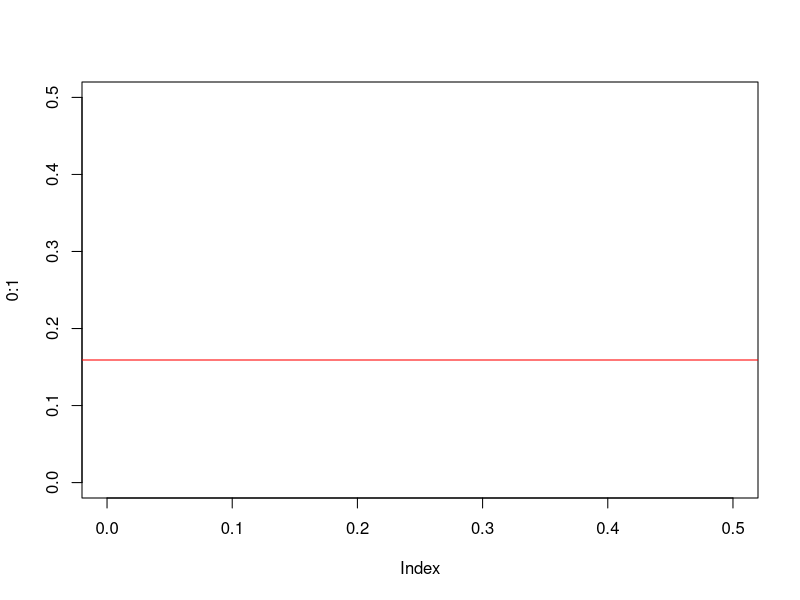
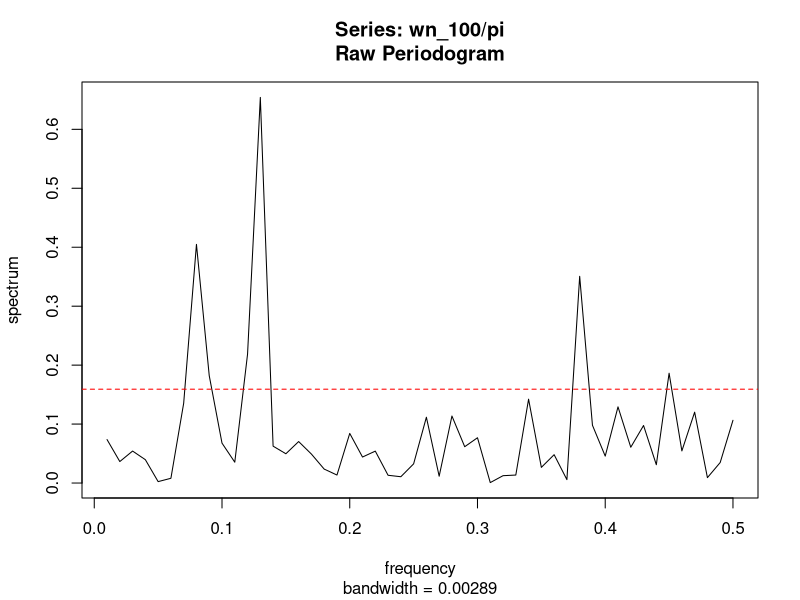
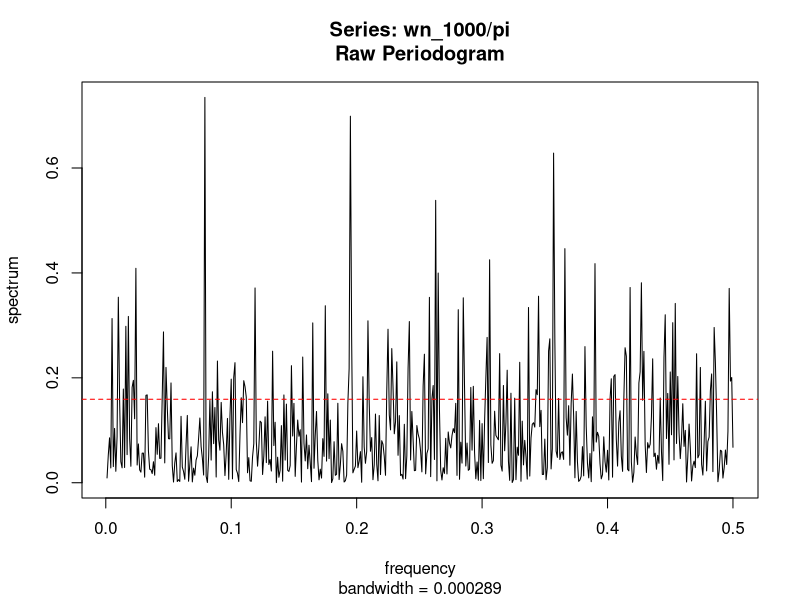
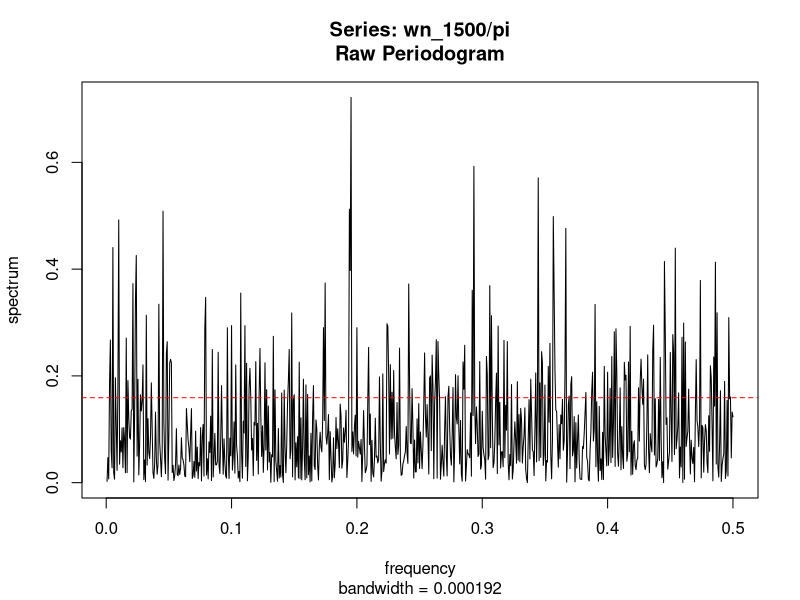
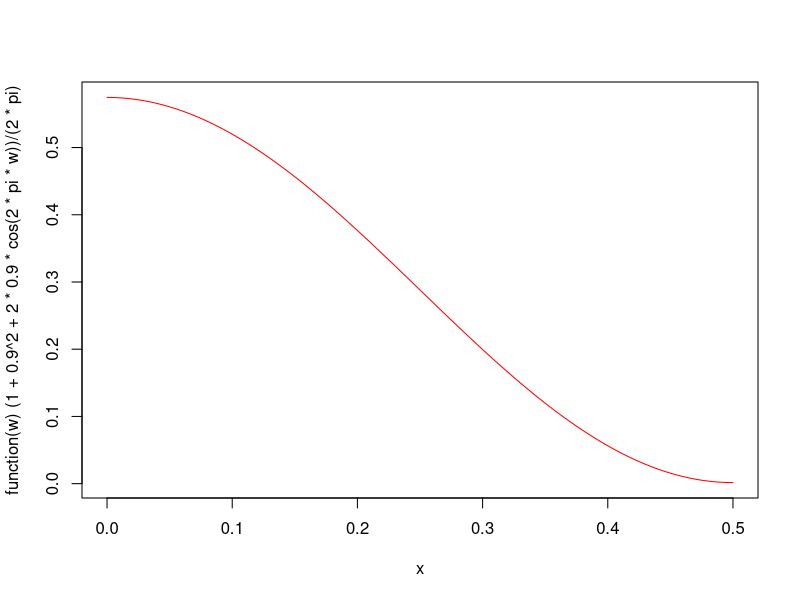
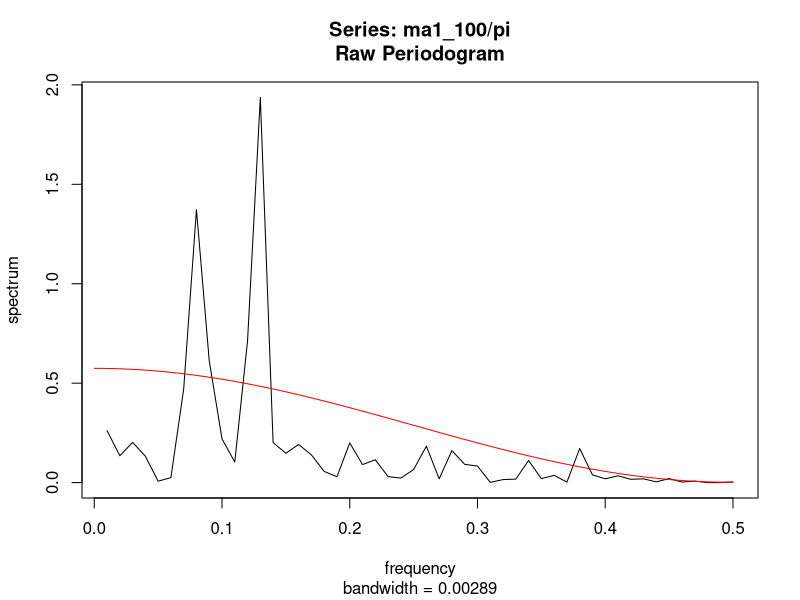
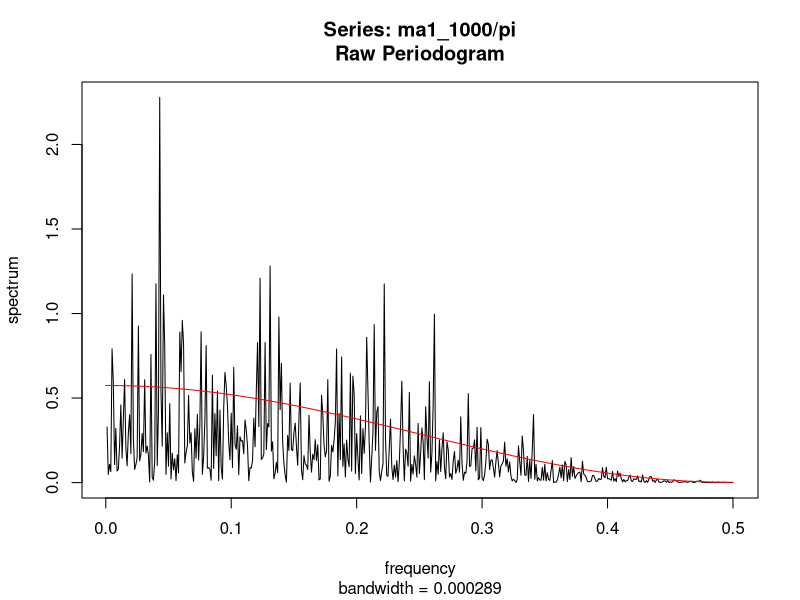
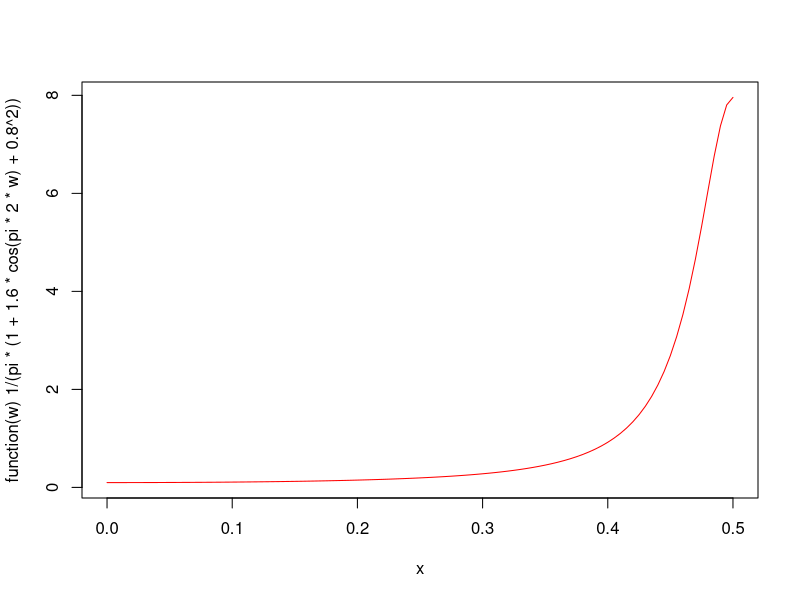

Write R code to recreate these figures, in order.
## ---- chunk 1
knitr::opts_chunk$set(echo = TRUE)
#if you do not have the package, type install.packages("name_of_the_package")
library(knitr)
library(tseries)
## ---- chunk 2
plot(0:1, type = "n", xlim = c(0, 0.5), ylim = c(0, 0.5))
abline(h = 1/(2*pi), v = NULL, col = "red", lty = 1)
## ---- chunk 3
set.seed(443)
wn_100 <- arima.sim(n = 100, list(ar = numeric(0)))
periodogram_100 <- spec.pgram(wn_100/pi, log = "no")
abline(h = 1/(2*pi), col = "red", lty = 2)
## ---- chunk 4
set.seed(443)
wn_1000 <- arima.sim(n = 1000, list(ar = numeric(0)))
periodogram_1000 <- spec.pgram(wn_1000/pi, log = "no")
abline(h = 1/(2*pi), col = "red", lty = 2)
## ---- chunk 5
set.seed(443)
wn_1500 <- arima.sim(n = 1500, list(ar = numeric(0)))
periodogram_1500 <- spec.pgram(wn_1500/pi, log = "no")
abline(h = 1/(2*pi), col = "red", lty = 2)
## ---- chunk 6
plot(function(w) (1 + 0.9^2 + 2 * 0.9 * cos(2 * pi * w)) / (2 * pi), from = 0, to = 0.5, col = "red")
## ---- chunk 7
set.seed(443)
ma1_100 <- arima.sim(n = 100, list(ma = 0.9))
periodogram_ma1_100 <- spec.pgram(ma1_100/pi, log = "no")
plot(function(w) (1 + 0.9^2 + 2 * 0.9 * cos(2 * pi * w)) / (2 * pi), from = 0, to = 0.5, col = "red", add = TRUE)

## ---- chunk 8
set.seed(42069)
ma1_1000 <- arima.sim(n = 1000, list(ma = 0.9))
periodogram_ma1_1000 <- spec.pgram(ma1_1000/pi, log = "no")
plot(function(w) (1 + 0.9^2 + 2 * 0.9 * cos(2 * pi * w)) / (2 * pi), from = 0, to = 0.5, col = "red", add = TRUE)

## ---- chunk 9
plot(function(w) 1/(pi*(1 + 1.6*cos(pi*2*w) + 0.8^2)), from = 0, to = 0.5, col = "red")
## ---- chunk 10
set.seed(443)
ar1_100 <- arima.sim(n = 100, list(ar = -0.8))
periodogram_ar1_100 <- spec.pgram(ar1_100/pi, log = "no")
plot(function(w) 1/(pi*(1 + 1.6*cos(pi*2*w) + 0.8^2)), from = 0, to = 0.5, add = TRUE, col = "red")
## ---- chunk 11
set.seed(1738)
ar1_1000 <- arima.sim(n = 1000, list(ar = -0.8))
periodogram_ar1_1000 <- spec.pgram(ar1_1000/pi, log = "no")
plot(function(w) 1/(pi*(1 + 1.6*cos(pi*2*w) + 0.8^2)), from = 0, to = 0.5, add = TRUE, col = "red")
